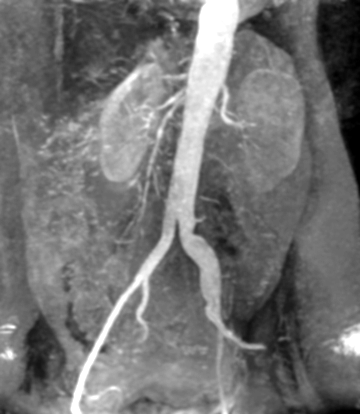
#> input picture HW2_Intensity-based Operations/Q3/kidney.tif, 360 x 414 px
$ python Q3.py
#> lines starting #> are read from the running program, lines starting #| are printed output that depends on the picture
import numpy as np
import cv2 as cv
import matplotlib.pyplot as plt

################## Part B ######################
def transform(img1 , bd):
    img1_copy = img1.copy()
    img1_copy = img1_copy.astype(np.float32) # change image type to float in order to perform intensity operation on it
    a = 1/(2**bd) # it has been calculated in the workreprt: a=1/L
    img2 = a * (img1_copy**2 +img1_copy) #transform function
    img2 = np.round( img2) # quantizing
    img2=img2.astype(img1.dtype) # input dtype = output dtype
    return img2

################## Part C ######################
kidney = cv.imread('kidney.tif' , 0)
#> kidney is the input picture: shape (414, 360); min 0, max 255, mean 115
plt.figure(1)
plt.subplot(2,2,1), plt.imshow(kidney,'gray'), plt.title('main image',fontsize=10),plt.xticks([]), plt.yticks([])
plt.subplot(2,2,2), plt.imshow(transform(kidney,8),'gray'), plt.title('Transformed image',fontsize=10),plt.xticks([]), plt.yticks([])
#> in transform, `img2 = a * (img1_copy**2 +img1_copy)`:
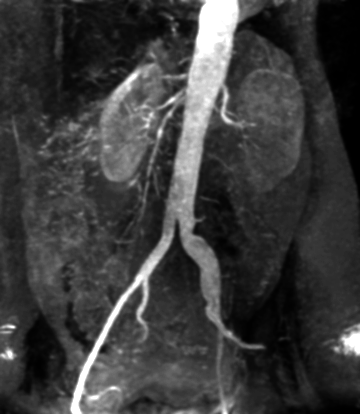
#> img2: shape (414, 360) float32; min 0, max 255, mean 60.8
plt.subplot(2,2,3), plt.hist(kidney.ravel(), bins=255//4), plt.title('main image histogram',fontsize=10)
plt.subplot(2,2,4), plt.hist(transform(kidney,8).ravel(), bins=255//4), plt.title('Transformed image histogram',fontsize=10)
plt.savefig('kidney')
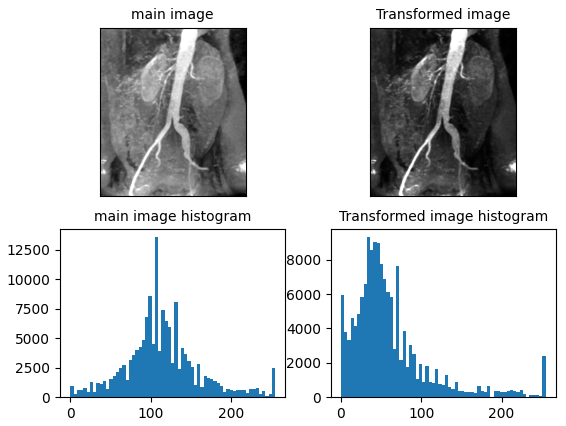
#> figure drawn by matplotlib, 4 panels; panel 3: tallest bar 13551 high, from x = 105.2 to 109.3; panel 4: tallest bar 9304 high, from x = 32.38 to 36.43

chest = cv.imread('chest.tif' , cv.IMREAD_ANYDEPTH)
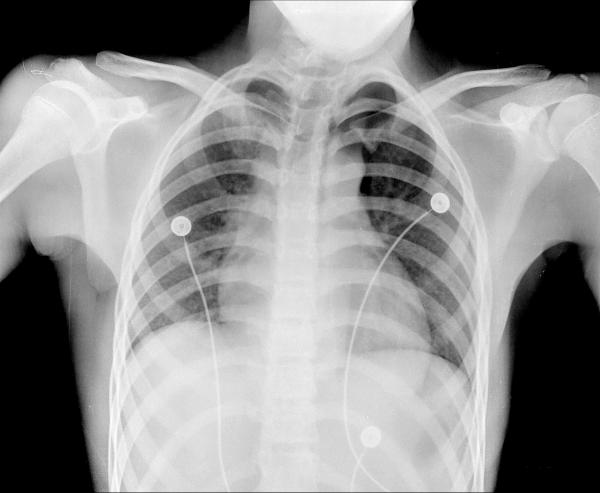
#> input picture HW2_Intensity-based Operations/Q3/chest.tif, 600 x 493 px
#> chest is the input picture: shape (493, 600) uint16; min 0, max 64991, mean 36445.1
plt.figure(2)
plt.subplot(2,2,1), plt.imshow(chest , 'gray'), plt.title('main image',fontsize=10),plt.xticks([]), plt.yticks([])
plt.subplot(2,2,2), plt.imshow(transform(chest,16), 'gray'), plt.title('Transformed image',fontsize=10),plt.xticks([]), plt.yticks([])
#> call 3 of transform, with bd = 16
#> in transform (call 3), `img2 = a * (img1_copy**2 +img1_copy)`:
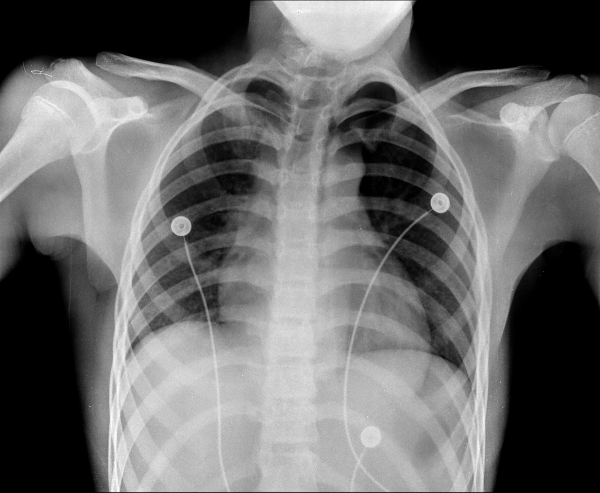
#> img2: shape (493, 600) float32; min 0, max 64451.5, mean 27407.6; drawn with min black and max white
plt.subplot(2,2,3), plt.hist(chest.ravel(), bins=255//4), plt.title('main image histogram',fontsize=10)
plt.subplot(2,2,4), plt.hist(transform(chest,8).ravel(), bins=(2**16-1)//1024), plt.title('Transformed image histogram',fontsize=10)
#> call 4 of transform, with bd = 8
#> in transform (call 4), `img2=img2.astype(img1.dtype)`:
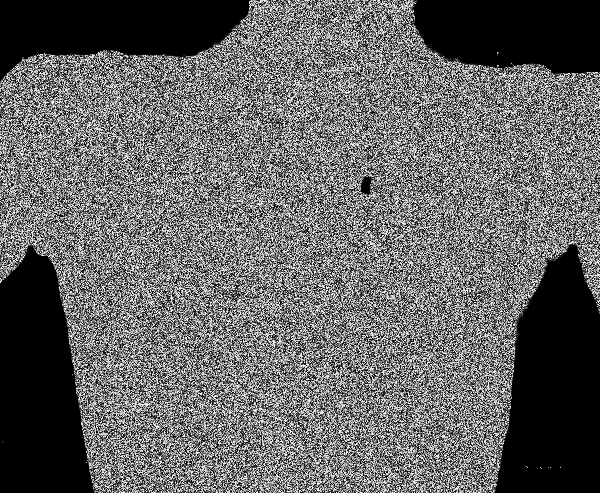
#> img2: shape (493, 600) uint16; min 0, max 65534, mean 25958.7; drawn with min black and max white
plt.savefig('chest')
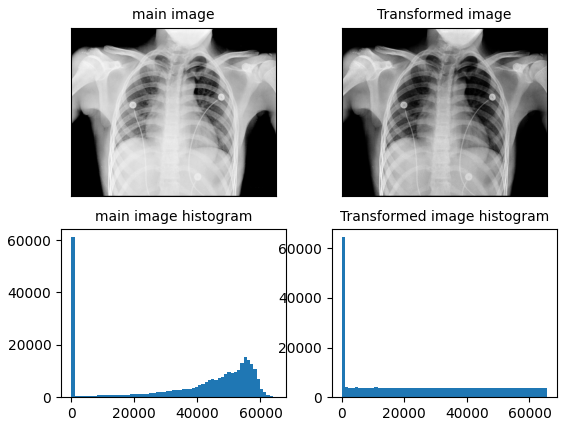
#> figure drawn by matplotlib, 4 panels; panel 3: tallest bar 61109 high, from x = 1.14e-13 to 1031.6; panel 4: tallest bar 64401 high, from x = 0 to 1040.2
plt.show()

################## Part D ######################
plt.figure(3)
r = np.arange(0,2**16-1)  # initial intensities
x = r.copy() # Get copy of r in order to not change in the post processes
identity = x
power = transform(x,16)
plt.plot(r , identity , color='b' , linestyle='--', label='identity transform')
plt.plot(r , power , color='k', label='power law(Gamma) transform')
plt.legend()
plt.savefig('transform function')
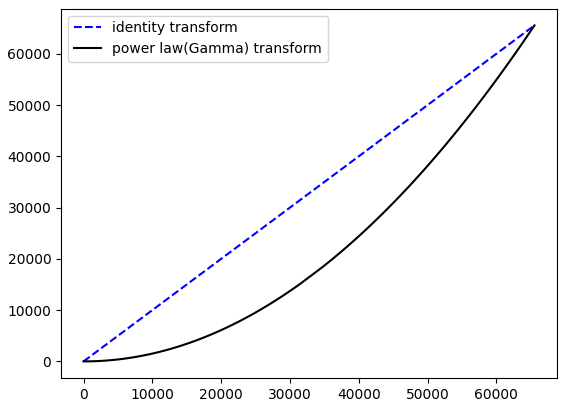
#> figure drawn by matplotlib, 1 panel; curve peaks at x = 65534, y = 65534; curve peaks at x = 65534, y = 65533
plt.show()
